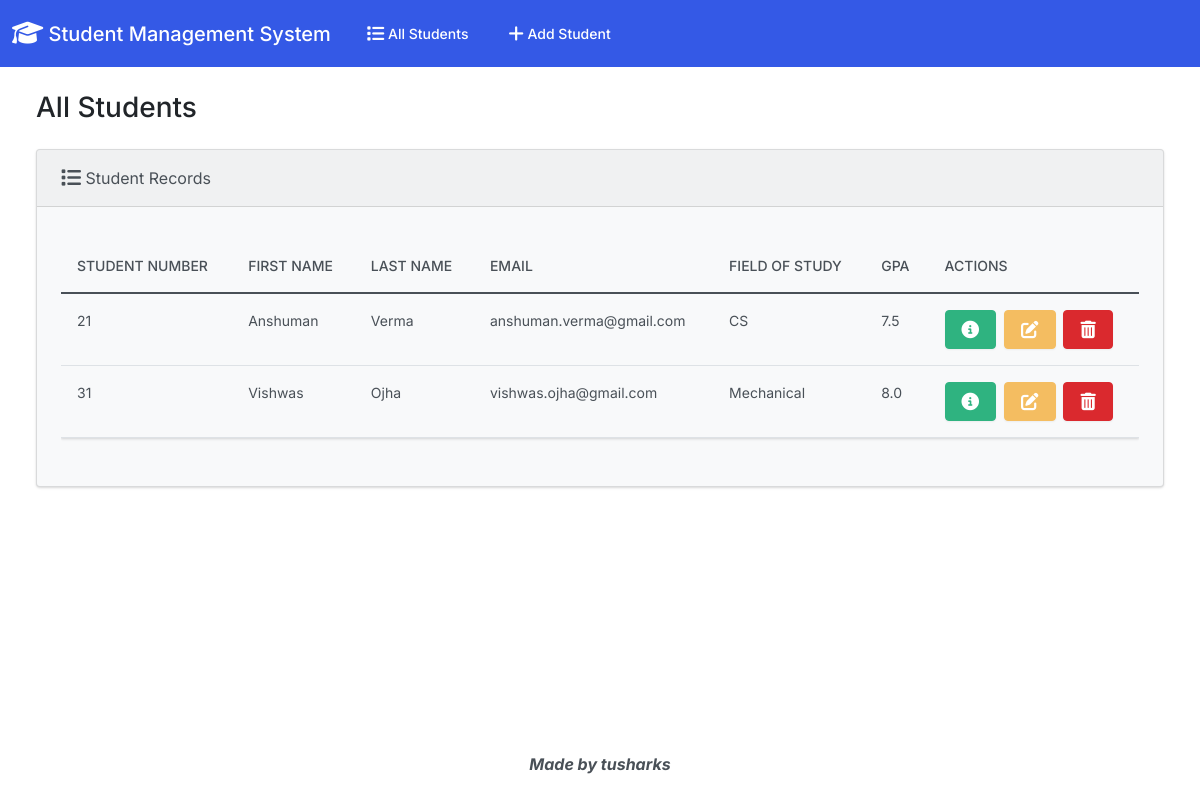
The page / on the database its author committed.
### students/models.py (models this page shows, shortened)
class Student(models.Model):
    student_number = models.PositiveIntegerField()
    first_name = models.CharField(max_length=50)
    last_name = models.CharField(max_length=50)
    email = models.EmailField(max_length=100)
    field_of_study = models.CharField(max_length=50)
    gpa = models.FloatField()

### students/views.py (the view)
# urls.py: path("", views.index, name="index"),
def index(request):
    return render(request, "students/index.html", {"students": Student.objects.all()})

### students/templates/students/index.html (shortened to what this page needs)
{% extends "students/base.html" %}
{% block body %}
<h3 class="m-4">All Students</h3>
<div class="row">
  <div class="col-12">
    {% if students %}
    <div class="card bg-light ms-4 me-4 mb-4">
      <div class="card-header">
        <i class="fa-solid fa-list fa-lg"></i> Student Records
      </div>
      <div class="card-body">
        <p class="card-text">
          <div class="table-responsive">
            <table class="table table-hover">
              <thead>
                <tr>
                  <th scope="col">Student Number</th>
                  <th scope="col">First Name</th>
                  <th scope="col">Last Name</th>
                  <th scope="col">Email</th>
                  <th scope="col">Field of Study</th>
                  <th scope="col">GPA</th>
                  <th scope="col">Actions</th>
                </tr>
              </thead>
              <tbody>
                {% for student in students %}
                  <tr>
                    <td>{{ student.student_number }}</td>
                    <td>{{ student.first_name }}</td>
                    <td>{{ student.last_name }}</td>
                    <td>{{ student.email }}</td>
                    <td>{{ student.field_of_study }}</td>
                    <td>{{ student.gpa }}</td>
                    <td>
                      <button type="button" class="btn btn-success me-1" href="{% url 'view_student' student.id %}" data-bs-toggle="modal" data-bs-target="#myModal{{student.id}}">
                      </button>
                      <a class="btn btn-warning me-1" href="{% url 'edit' student.id %}">
                      </a>
                      <button type="button" class="btn btn-danger" data-bs-toggle="modal" data-bs-target="#delete{{student.id}}">
                      </button>
                    </td>
                  </tr>
                {% endfor %}
              </tbody>
            </table>
          </div>
        </p>
      </div>
    </div>
    {% else %}
      <h5 class="alert alert-primary ms-4 me-4">No Student Records</h5>
    {% endif %}
  </div>
</div>
{% endblock %}

### students/templates/students/base.html (shortened to what this page needs)
{% load static %}
<!DOCTYPE html>
<html lang="en">
  <head>
    <link rel="stylesheet" href="https://cdnjs.cloudflare.com/ajax/libs/font-awesome/6.1.1/css/all.min.css">
    <link rel="stylesheet" href="{% static 'css/bootstrap.min.css' %}" >
  </head>
  <body class="d-flex flex-column min-vh-100">
    <nav class="navbar navbar-expand-lg navbar-dark bg-primary">
      <div class="container-fluid">
        <a class="navbar-brand" href="{% url 'index' %}">
          <i class="fa-solid fa-graduation-cap fa-lg"></i> Student Management System
        </a>
        <div class="collapse navbar-collapse" id="navbarColor01">
          <ul class="navbar-nav me-auto">
            <li class="nav-item">
              <a class="nav-link" href="{% url 'index' %}">
                 All Students
              </a>
            </li>
            <li class="nav-item">
              <a class="nav-link" href="{% url 'add' %}">
                 Add Student
              </a>
            </li>
          </ul>
        </div>
      </div>
    </nav>
    <div class="container-fluid">
      {% block body %}
      {% endblock %}
    </div>
    <footer class="mt-auto mb-4">
      <div class="text-center">
        <span>
          <b><i>Made by tusharks</i></b>
        </span>
      </div>
    </footer>
  </body>
</html>

### rows shown on the page
Student: student_number "21", first_name "Anshuman", last_name "Verma", email "anshuman.verma@gmail.com", field_of_study "CS", gpa "7.5"
Student: student_number "31", first_name "Vishwas", last_name "Ojha", email "vishwas.ojha@gmail.com", field_of_study "Mechanical", gpa "8.0"
